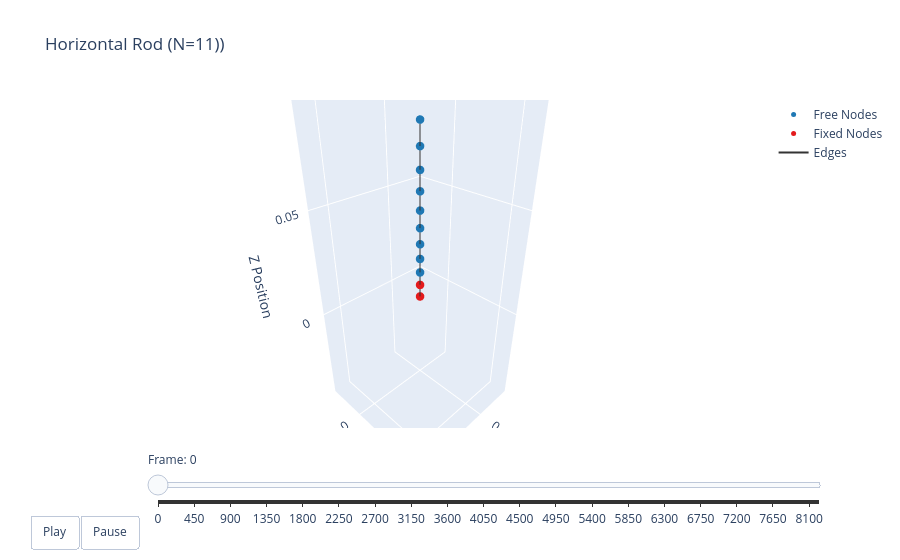

Notebook code for this chart:
### Code cell
options = dismech.AnimationOptions(title='Horizontal Rod (N=11))', plot_step=10)

fig = dismech.get_interactive_animation_plotly(robot, t_arr, qs, options)
fig.show()
